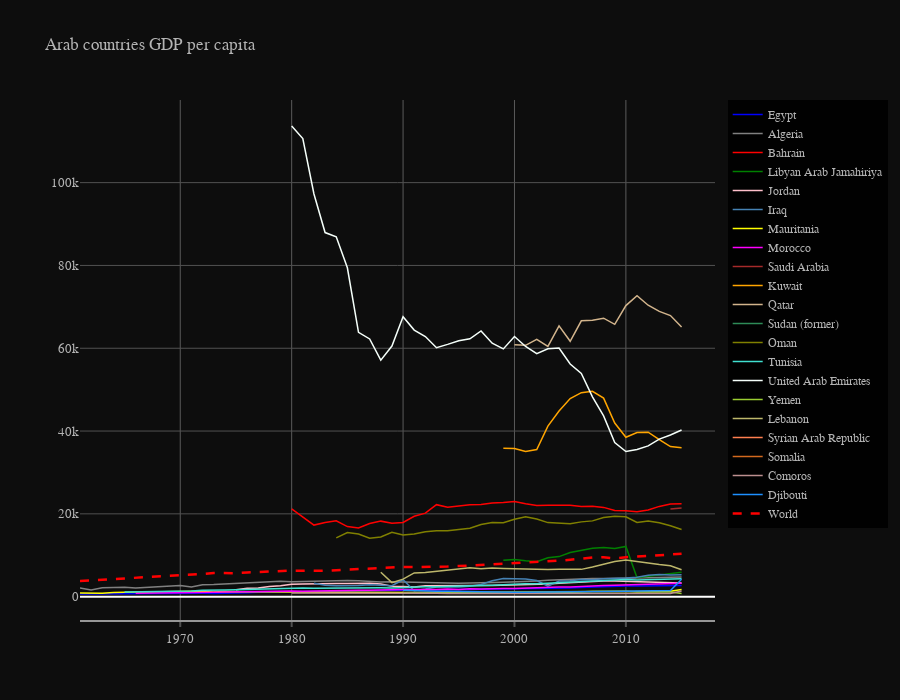

Notebook source saved alongside this figure:
### Markdown cell above
### GDP Analysis

##### Why is it important to know GDP?
Because GDP provides a direct indication of the health and growth of the economy, businesses can use GDP as a guide to their business strategy. Government entities, such as the Fed in the U.S., use the growth rate and other GDP stats as part of their decision process in determining what type of monetary policies to implement.
https://www.investopedia.com/terms/g/gdp.asp#toc-how-to-use-gdp-data

### Code cell
traces = []
annotations = []
for i in range(len(arab_countries)):
    country_by_record = extract_country_by_record(arab_df,arab_countries[i],'BiocapPerCap')
    traces.append(go.Scatter(
        x=country_by_record['year'],
        y=country_by_record['GDP'],
        mode='lines',
        line=dict(color=colors[i], width=1.5),
        text= arab_countries[i]+"<br>"+ country_by_record['GDP'].dropna().apply(lambda x:int(x)).astype(str)+" $",
        hoverinfo="text + x ",
        connectgaps=True,
        name =arab_countries[i],
        textfont=dict(family='Arial', size=12),
    ))

world_by_record = extract_country_by_record(df,'World','BiocapPerCap')
traces.append(go.Scatter(
        x=world_by_record['year'],
        y=world_by_record['GDP'],
        mode='lines',
        line=dict(color="rgb(255,0,0)", width=2.5, dash = 'dash'),
        text= "World"+"<br>"+ world_by_record['GDP'].dropna().apply(lambda x:int(x)).astype(str)+" $",
        hoverinfo="text + x ",
        connectgaps=True,
        name ="World",
        textfont=dict(family='Arial', size=12),
    ))
    
layout = go.Layout(
    title = "Arab countries GDP per capita",
    xaxis=dict(
        showline=True,
        showgrid=True,
        showticklabels=True,
        linecolor='rgb(150, 150, 150)',
        linewidth=2,
        gridcolor='rgb(90, 90, 90)',
        ticks='outside',
        tickcolor='rgb(80, 80, 80)',
        tickwidth=2,
        ticklen=5,
        tickfont=dict(
            family='Arial',
            size=13,
            color='rgb(180, 180, 180)',
        ),
    ),
    yaxis=dict(
        showgrid=True,
        zeroline=True,
        showline=False,
        gridcolor='rgb(80, 80, 80)',
        showticklabels=True,
        tickcolor='rgb(150, 150, 150)',
        tickwidth=2,
        ticklen=5,
        tickfont=dict(
            family='Arial',
            size=13,
            color='rgb(180, 180, 180)')
    ),
   font=dict(family='Arial', size=12,
             color='rgb(180, 180, 180)'),
    showlegend=True, 
    width = 900,
    height = 700,
    paper_bgcolor='rgba(0, 0, 0,.95)',
    plot_bgcolor='rgba(0, 0, 0,0)',
)
    
fig = go.Figure(data=traces, layout= layout)
py.iplot(fig)

### Figure 1 — Plotly figure (JSON) as saved in the notebook; plotly's stock layout.template omitted (floating-point values rounded to 4 significant figures)
{"data": [{"connectgaps": true, "hoverinfo": "text+x", "line": {"color": "blue", "width": 1.5}, "mode": "lines", "name": "Egypt", "text": ["Egypt<br>641 $", "Egypt<br>666 $", "Egypt<br>707 $", "Egypt<br>745 $", "Egypt<br>763 $", "Egypt<br>751 $", "Egypt<br>736 $", "Egypt<br>737 $", "Egypt<br>768 $", "Egypt<br>792 $", "Egypt<br>800 $", "Egypt<br>799 $", "Egypt<br>787 $", "Egypt<br>789 $", "Egypt<br>840 $", "Egypt<br>942 $", "Egypt<br>1038 $", "Egypt<br>1073 $", "Egypt<br>1111 $", "Egypt<br>1192 $", "Egypt<br>1206 $", "Egypt<br>1293 $", "Egypt<br>1353 $", "Egypt<br>1398 $", "Egypt<br>1451 $", "Egypt<br>1448 $", "Egypt<br>1444 $", "Egypt<br>1479 $", "Egypt<br>1512 $", "Egypt<br>1560 $", "Egypt<br>1540 $", "Egypt<br>1574 $", "Egypt<br>1587 $", "Egypt<br>1618 $", "Egypt<br>1661 $", "Egypt<br>1711 $", "Egypt<br>1772 $", "Egypt<br>1810 $", "Egypt<br>1885 $", "Egypt<br>1950 $", "Egypt<br>1982 $", "Egypt<br>1990 $", "Egypt<br>2015 $", "Egypt<br>2059 $", "Egypt<br>2112 $", "Egypt<br>2217 $", "Egypt<br>2333 $", "Egypt<br>2456 $", "Egypt<br>2524 $", "Egypt<br>2602 $", "Egypt<br>2593 $", "Egypt<br>2593 $", "Egypt<br>2591 $", "Egypt<br>2608 $", "Egypt<br>2703 $"], "textfont": {"family": "Arial", "size": 12}, "type": "scatter", "x": [1961, 1962, 1963, 1964, 1965, 1966, 1967, 1968, 1969, 1970, 1971, 1972, 1973, 1974, 1975, 1976, 1977, 1978, 1979, 1980, 1981, 1982, 1983, 1984, 1985, 1986, 1987, 1988, 1989, 1990, 1991, 1992, 1993, 1994, 1995, 1996, 1997, 1998, 1999, 2000, 2001, 2002, 2003, 2004, 2005, 2006, 2007, 2008, 2009, 2010, 2011, 2012, 2013, 2014, 2015, 2016, 2017, 2018], "y": [641.1, 666.8, 707.9, 745.5, 763.4, 751.4, 736.7, 737.6, 768.5, 792.4, 800.9, 799.1, 787.3, 789.3, 840.9, 942.2, 1039.0, 1073.0, 1111.0, 1193.0, 1207.0, 1293.0, 1353.0, 1398.0, 1451, 1449.0, 1445.0, 1480.0, 1513.0, 1560.0, 1541.0, 1575.0, 1588.0, 1619.0, 1661.0, 1711.0, 1772.0, 1810.0, 1886.0, 1951.0, 1982.0, 1991.0, 2016.0, 2059.0, 2112.0, 2217.0, 2333.0, 2457.0, 2524.0, 2602.0, 2594.0, 2593.0, 2591.0, 2608.0, 2704.0, null, null, null]}, {"connectgaps": true, "hoverinfo": "text+x", "line": {"color": "gray", "width": 1.5}, "mode": "lines", "name": "Algeria", "text": ["Algeria<br>2078 $", "Algeria<br>1628 $", "Algeria<br>2133 $", "Algeria<br>2200 $", "Algeria<br>2276 $", "Algeria<br>2107 $", "Algeria<br>2242 $", "Algeria<br>2414 $", "Algeria<br>2543 $", "Algeria<br>2691 $", "Algeria<br>2321 $", "Algeria<br>2877 $", "Algeria<br>2906 $", "Algeria<br>3039 $", "Algeria<br>3104 $", "Algeria<br>3270 $", "Algeria<br>3345 $", "Algeria<br>3548 $", "Algeria<br>3702 $", "Algeria<br>3620 $", "Algeria<br>3616 $", "Algeria<br>3729 $", "Algeria<br>3809 $", "Algeria<br>3900 $", "Algeria<br>3924 $", "Algeria<br>3825 $", "Algeria<br>3691 $", "Algeria<br>3554 $", "Algeria<br>3613 $", "Algeria<br>3550 $", "Algeria<br>3422 $", "Algeria<br>3403 $", "Algeria<br>3259 $", "Algeria<br>3164 $", "Algeria<br>3223 $", "Algeria<br>3297 $", "Algeria<br>3281 $", "Algeria<br>3397 $", "Algeria<br>3457 $", "Algeria<br>3541 $", "Algeria<br>3600 $", "Algeria<br>3754 $", "Algeria<br>3974 $", "Algeria<br>4091 $", "Algeria<br>4273 $", "Algeria<br>4282 $", "Algeria<br>4359 $", "Algeria<br>4390 $", "Algeria<br>4386 $", "Algeria<br>4463 $", "Algeria<br>4504 $", "Algeria<br>4564 $", "Algeria<br>4596 $", "Algeria<br>4675 $", "Algeria<br>4777 $"], "textfont": {"family": "Arial", "size": 12}, "type": "scatter", "x": [1961, 1962, 1963, 1964, 1965, 1966, 1967, 1968, 1969, 1970, 1971, 1972, 1973, 1974, 1975, 1976, 1977, 1978, 1979, 1980, 1981, 1982, 1983, 1984, 1985, 1986, 1987, 1988, 1989, 1990, 1991, 1992, 1993, 1994, 1995, 1996, 1997, 1998, 1999, 2000, 2001, 2002, 2003, 2004, 2005, 2006, 2007, 2008, 2009, 2010, 2011, 2012, 2013, 2014, 2015, 2016, 2017, 2018], "y": [2078.0, 1628.0, 2133.0, 2201.0, 2276.0, 2108.0, 2242.0, 2414.0, 2544.0, 2692.0, 2321.0, 2878.0, 2907.0, 3039.0, 3104.0, 3271.0, 3345.0, 3549.0, 3703.0, 3621.0, 3616.0, 3729.0, 3810.0, 3901.0, 3925.0, 3826.0, 3692.0, 3555.0, 3613.0, 3550.0, 3423.0, 3404.0, 3260.0, 3165.0, 3224.0, 3298.0, 3281.0, 3397.0, 3457.0, 3541.0, 3600.0, 3755.0, 3974.0, 4091.0, 4273.0, 4282.0, 4359.0, 4390.0, 4386.0, 4463.0, 4505.0, 4564.0, 4596.0, 4676.0, 4777.0, null, null, null]}, {"connectgaps": true, "hoverinfo": "text+x", "line": {"color": "red", "width": 1.5}, "mode": "lines", "name": "Bahrain", "text": ["Bahrain<br>21185 $", "Bahrain<br>19295 $", "Bahrain<br>17290 $", "Bahrain<br>17906 $", "Bahrain<br>18304 $", "Bahrain<br>16926 $", "Bahrain<br>16571 $", "Bahrain<br>17663 $", "Bahrain<br>18240 $", "Bahrain<br>17702 $", "Bahrain<br>17934 $", "Bahrain<br>19407 $", "Bahrain<br>20178 $", "Bahrain<br>22217 $", "Bahrain<br>21623 $", "Bahrain<br>21910 $", "Bahrain<br>22220 $", "Bahrain<br>22281 $", "Bahrain<br>22634 $", "Bahrain<br>22761 $", "Bahrain<br>22955 $", "Bahrain<br>22416 $", "Bahrain<br>22038 $", "Bahrain<br>22058 $", "Bahrain<br>22144 $", "Bahrain<br>22066 $", "Bahrain<br>21796 $", "Bahrain<br>21838 $", "Bahrain<br>21563 $", "Bahrain<br>20797 $", "Bahrain<br>20722 $", "Bahrain<br>20514 $", "Bahrain<br>20921 $", "Bahrain<br>21799 $", "Bahrain<br>22390 $", "Bahrain<br>22435 $"], "textfont": {"family": "Arial", "size": 12}, "type": "scatter", "x": [1980, 1981, 1982, 1983, 1984, 1985, 1986, 1987, 1988, 1989, 1990, 1991, 1992, 1993, 1994, 1995, 1996, 1997, 1998, 1999, 2000, 2001, 2002, 2003, 2004, 2005, 2006, 2007, 2008, 2009, 2010, 2011, 2012, 2013, 2014, 2015, 2016, 2017, 2018], "y": [21185, 19300.0, 17290.0, 17906, 18300.0, 16930.0, 16570.0, 17660.0, 18240.0, 17700.0, 17930.0, 19410.0, 20180.0, 22220.0, 21623, 21910.0, 22220.0, 22280.0, 22630.0, 22761, 22960.0, 22420.0, 22040.0, 22060.0, 22140.0, 22070.0, 21796, 21840.0, 21560.0, 20797, 20720.0, 20510.0, 20920.0, 21800.0, 22390.0, 22440.0, null, null, null]}, {"connectgaps": true, "hoverinfo": "text+x", "line": {"color": "green", "width": 1.5}, "mode": "lines", "name": "Libyan Arab Jamahiriya", "text": ["Libyan Arab Jamahiriya<br>8782 $", "Libyan Arab Jamahiriya<br>8967 $", "Libyan Arab Jamahiriya<br>8671 $", "Libyan Arab Jamahiriya<br>8453 $", "Libyan Arab Jamahiriya<br>9403 $", "Libyan Arab Jamahiriya<br>9670 $", "Libyan Arab Jamahiriya<br>10653 $", "Libyan Arab Jamahiriya<br>11175 $", "Libyan Arab Jamahiriya<br>11708 $", "Libyan Arab Jamahiriya<br>11856 $", "Libyan Arab Jamahiriya<br>11631 $", "Libyan Arab Jamahiriya<br>12120 $", "Libyan Arab Jamahiriya<br>4578 $", "Libyan Arab Jamahiriya<br>5899 $"], "textfont": {"family": "Arial", "size": 12}, "type": "scatter", "x": [1981, 1982, 1983, 1984, 1985, 1986, 1987, 1988, 1989, 1990, 1991, 1992, 1993, 1994, 1995, 1996, 1997, 1998, 1999, 2000, 2001, 2002, 2003, 2004, 2005, 2006, 2007, 2008, 2009, 2010, 2011, 2012, 2013, 2014, 2015, 2016, 2017, 2018], "y": [null, null, null, null, null, null, null, null, null, null, null, null, null, null, null, null, null, null, 8783.0, 8967.0, 8672.0, 8454.0, 9403.0, 9670.0, 10650.0, 11180.0, 11708, 11856, 11630.0, 12120.0, 4579.0, null, null, null, 5900.0, null, null, null]}, {"connectgaps": true, "hoverinfo": "text+x", "line": {"color": "pink", "width": 1.5}, "mode": "lines", "name": "Jordan", "text": ["Jordan<br>1663 $", "Jordan<br>2011 $", "Jordan<br>2087 $", "Jordan<br>2459 $", "Jordan<br>2608 $", "Jordan<br>3006 $", "Jordan<br>3036 $", "Jordan<br>3135 $", "Jordan<br>3068 $", "Jordan<br>3198 $", "Jordan<br>3176 $", "Jordan<br>3269 $", "Jordan<br>3238 $", "Jordan<br>3056 $", "Jordan<br>2534 $", "Jordan<br>2440 $", "Jordan<br>2357 $", "Jordan<br>2645 $", "Jordan<br>2622 $", "Jordan<br>2623 $", "Jordan<br>2678 $", "Jordan<br>2650 $", "Jordan<br>2672 $", "Jordan<br>2699 $", "Jordan<br>2743 $", "Jordan<br>2810 $", "Jordan<br>2906 $", "Jordan<br>3020 $", "Jordan<br>3082 $", "Jordan<br>3262 $", "Jordan<br>3417 $", "Jordan<br>3557 $", "Jordan<br>3687 $", "Jordan<br>3773 $", "Jordan<br>3786 $", "Jordan<br>3679 $", "Jordan<br>3578 $", "Jordan<br>3481 $", "Jordan<br>3401 $", "Jordan<br>3348 $", "Jordan<br>3305 $"], "textfont": {"family": "Arial", "size": 12}, "type": "scatter", "x": [1961, 1962, 1963, 1964, 1965, 1966, 1967, 1968, 1969, 1970, 1971, 1972, 1973, 1974, 1975, 1976, 1977, 1978, 1979, 1980, 1981, 1982, 1983, 1984, 1985, 1986, 1987, 1988, 1989, 1990, 1991, 1992, 1993, 1994, 1995, 1996, 1997, 1998, 1999, 2000, 2001, 2002, 2003, 2004, 2005, 2006, 2007, 2008, 2009, 2010, 2011, 2012, 2013, 2014, 2015, 2016, 2017, 2018], "y": [null, null, null, null, null, null, null, null, null, null, null, null, null, null, 1663.0, 2012.0, 2087.0, 2460.0, 2608.0, 3006.0, 3037.0, 3135.0, 3069.0, 3198.0, 3177.0, 3270.0, 3239.0, 3057.0, 2535.0, 2440.0, 2357.0, 2646.0, 2622.0, 2624.0, 2678.0, 2651.0, 2673.0, 2699.0, 2743.0, 2810.0, 2907.0, 3020.0, 3082.0, 3262.0, 3418.0, 3557.0, 3687.0, 3773.0, 3787.0, 3679.0, 3579.0, 3482.0, 3401.0, 3349.0, 3305.0, null, null, null]}, {"connectgaps": true, "hoverinfo": "text+x", "line": {"color": "steelblue", "width": 1.5}, "mode": "lines", "name": "Iraq", "text": ["Iraq<br>3248 $", "Iraq<br>2750 $", "Iraq<br>2641 $", "Iraq<br>2616 $", "Iraq<br>2676 $", "Iraq<br>2861 $", "Iraq<br>2798 $", "Iraq<br>2649 $", "Iraq<br>4079 $", "Iraq<br>1427 $", "Iraq<br>1840 $", "Iraq<br>2328 $", "Iraq<br>2345 $", "Iraq<br>2322 $", "Iraq<br>2500 $", "Iraq<br>2937 $", "Iraq<br>3839 $", "Iraq<br>4379 $", "Iraq<br>4311 $", "Iraq<br>4285 $", "Iraq<br>3880 $", "Iraq<br>2526 $", "Iraq<br>3792 $", "Iraq<br>3857 $", "Iraq<br>4143 $", "Iraq<br>4098 $", "Iraq<br>4325 $", "Iraq<br>4354 $", "Iraq<br>4502 $", "Iraq<br>4695 $", "Iraq<br>5178 $", "Iraq<br>5338 $", "Iraq<br>5203 $", "Iraq<br>5298 $"], "textfont": {"family": "Arial", "size": 12}, "type": "scatter", "x": [1982, 1983, 1984, 1985, 1986, 1987, 1988, 1989, 1990, 1991, 1992, 1993, 1994, 1995, 1996, 1997, 1998, 1999, 2000, 2001, 2002, 2003, 2004, 2005, 2006, 2007, 2008, 2009, 2010, 2011, 2012, 2013, 2014, 2015, 2016, 2017, 2018], "y": [3249.0, 2750.0, 2642.0, 2616.0, 2676.0, 2862.0, 2799.0, 2650.0, 4079.0, 1428.0, 1840.0, 2328.0, 2346.0, 2323.0, 2500.0, 2937.0, 3840.0, 4379.0, 4311.0, 4286.0, 3880.0, 2526.0, 3792.0, 3858.0, 4144.0, 4098.0, 4326.0, 4355.0, 4503.0, 4695.0, 5178.0, 5339.0, 5203.0, 5298.0, null, null, null]}, {"connectgaps": true, "hoverinfo": "text+x", "line": {"color": "yellow", "width": 1.5}, "mode": "lines", "name": "Mauritania", "text": ["Mauritania<br>888 $", "Mauritania<br>868 $", "Mauritania<br>827 $", "Mauritania<br>1025 $", "Mauritania<br>1157 $", "Mauritania<br>1126 $", "Mauritania<br>1132 $", "Mauritania<br>1212 $", "Mauritania<br>1191 $", "Mauritania<br>1296 $", "Mauritania<br>1282 $", "Mauritania<br>1236 $", "Mauritania<br>1145 $", "Mauritania<br>1248 $", "Mauritania<br>1150 $", "Mauritania<br>1213 $", "Mauritania<br>1156 $", "Mauritania<br>1118 $", "Mauritania<br>1138 $", "Mauritania<br>1143 $", "Mauritania<br>1149 $", "Mauritania<br>1090 $", "Mauritania<br>1099 $", "Mauritania<br>1034 $", "Mauritania<br>1035 $", "Mauritania<br>1064 $", "Mauritania<br>1055 $", "Mauritania<br>1044 $", "Mauritania<br>1065 $", "Mauritania<br>1018 $", "Mauritania<br>1009 $", "Mauritania<br>1001 $", "Mauritania<br>1031 $", "Mauritania<br>972 $", "Mauritania<br>1038 $", "Mauritania<br>1066 $", "Mauritania<br>992 $", "Mauritania<br>989 $", "Mauritania<br>1033 $", "Mauritania<br>998 $", "Mauritania<br>988 $", "Mauritania<br>966 $", "Mauritania<br>995 $", "Mauritania<br>1022 $", "Mauritania<br>1083 $", "Mauritania<br>1251 $", "Mauritania<br>1251 $", "Mauritania<br>1229 $", "Mauritania<br>1182 $", "Mauritania<br>1203 $", "Mauritania<br>1223 $", "Mauritania<br>1256 $", "Mauritania<br>1293 $", "Mauritania<br>1326 $", "Mauritania<br>1732 $"], "textfont": {"family": "Arial", "size": 12}, "type": "scatter", "x": [1961, 1962, 1963, 1964, 1965, 1966, 1967, 1968, 1969, 1970, 1971, 1972, 1973, 1974, 1975, 1976, 1977, 1978, 1979, 1980, 1981, 1982, 1983, 1984, 1985, 1986, 1987, 1988, 1989, 1990, 1991, 1992, 1993, 1994, 1995, 1996, 1997, 1998, 1999, 2000, 2001, 2002, 2003, 2004, 2005, 2006, 2007, 2008, 2009, 2010, 2011, 2012, 2013, 2014, 2015, 2016, 2017, 2018], "y": [888.0, 868.9, 827.3, 1026.0, 1157.0, 1126.0, 1133.0, 1212.0, 1192.0, 1296.0, 1282.0, 1236.0, 1146.0, 1248.0, 1151.0, 1213.0, 1157.0, 1118.0, 1139.0, 1144.0, 1150.0, 1091.0, 1100.0, 1034.0, 1036.0, 1065.0, 1055.0, 1044.0, 1065.0, 1018.0, 1009.0, 1001.0, 1032.0, 972.9, 1038.0, 1067.0, 992.6, 989.1, 1033.0, 998.1, 988.5, 966.5, 995.2, 1023.0, 1083.0, 1252.0, 1251.0, 1229.0, 1182.0, 1203.0, 1223.0, 1256.0, 1294.0, 1326.0, 1733.0, null, null, null]}, {"connectgaps": true, "hoverinfo": "text+x", "line": {"color": "magenta", "width": 1.5}, "mode": "lines", "name": "Morocco", "text": ["Morocco<br>815 $", "Morocco<br>875 $", "Morocco<br>939 $", "Morocco<br>995 $", "Morocco<br>1019 $", "Morocco<br>1053 $", "Morocco<br>1057 $", "Morocco<br>1072 $", "Morocco<br>1108 $", "Morocco<br>1166 $", "Morocco<br>1263 $", "Morocco<br>1308 $", "Morocco<br>1304 $", "Morocco<br>1334 $", "Morocco<br>1349 $", "Morocco<br>1293 $", "Morocco<br>1375 $", "Morocco<br>1361 $", "Morocco<br>1415 $", "Morocco<br>1466 $", "Morocco<br>1568 $", "Morocco<br>1531 $", "Morocco<br>1680 $", "Morocco<br>1695 $", "Morocco<br>1720 $", "Morocco<br>1811 $", "Morocco<br>1741 $", "Morocco<br>1699 $", "Morocco<br>1848 $", "Morocco<br>1722 $", "Morocco<br>1907 $", "Morocco<br>1853 $", "Morocco<br>1962 $", "Morocco<br>1958 $", "Morocco<br>1972 $", "Morocco<br>2091 $", "Morocco<br>2130 $", "Morocco<br>2230 $", "Morocco<br>2310 $", "Morocco<br>2358 $", "Morocco<br>2507 $", "Morocco<br>2566 $", "Morocco<br>2686 $", "Morocco<br>2765 $", "Morocco<br>2834 $", "Morocco<br>2942 $", "Morocco<br>2987 $", "Morocco<br>3077 $", "Morocco<br>3110 $", "Morocco<br>3222 $"], "textfont": {"family": "Arial", "size": 12}, "type": "scatter", "x": [1961, 1962, 1963, 1964, 1965, 1966, 1967, 1968, 1969, 1970, 1971, 1972, 1973, 1974, 1975, 1976, 1977, 1978, 1979, 1980, 1981, 1982, 1983, 1984, 1985, 1986, 1987, 1988, 1989, 1990, 1991, 1992, 1993, 1994, 1995, 1996, 1997, 1998, 1999, 2000, 2001, 2002, 2003, 2004, 2005, 2006, 2007, 2008, 2009, 2010, 2011, 2012, 2013, 2014, 2015, 2016, 2017, 2018], "y": [null, null, null, null, null, 815.5, 875.5, 939.7, 995.4, 1020.0, 1054.0, 1057.0, 1073.0, 1109.0, 1166.0, 1263.0, 1308.0, 1305.0, 1334.0, 1349.0, 1294.0, 1375.0, 1361.0, 1415.0, 1467.0, 1569.0, 1532.0, 1680.0, 1695.0, 1721.0, 1811.0, 1742.0, 1699.0, 1849.0, 1722.0, 1908.0, 1853.0, 1962.0, 1959.0, 1972.0, 2091.0, 2131.0, 2231.0, 2310.0, 2358.0, 2508.0, 2566.0, 2686.0, 2766.0, 2834.0, 2942.0, 2987.0, 3077.0, 3110.0, 3222.0, null, null, null]}, {"connectgaps": true, "hoverinfo": "text+x", "line": {"color": "brown", "width": 1.5}, "mode": "lines", "name": "Saudi Arabia", "text": ["Saudi Arabia<br>21183 $", "Saudi Arabia<br>21399 $"], "textfont": {"family": "Arial", "size": 12}, "type": "scatter", "x": [2014, 2015, 2016, 2017, 2018], "y": [21180.0, 21400.0, null, null, null]}, {"connectgaps": true, "hoverinfo": "text+x", "line": {"color": "orange", "width": 1.5}, "mode": "lines", "name": "Kuwait", "text": ["Kuwait<br>35824 $", "Kuwait<br>35792 $", "Kuwait<br>35051 $", "Kuwait<br>35522 $", "Kuwait<br>41189 $", "Kuwait<br>44820 $", "Kuwait<br>47847 $", "Kuwait<br>49268 $", "Kuwait<br>49588 $", "Kuwait<br>47965 $", "Kuwait<br>41936 $", "Kuwait<br>38497 $", "Kuwait<br>39652 $", "Kuwait<br>39733 $", "Kuwait<br>37924 $", "Kuwait<br>36259 $", "Kuwait<br>35969 $"], "textfont": {"family": "Arial", "size": 12}, "type": "scatter", "x": [1999, 2000, 2001, 2002, 2003, 2004, 2005, 2006, 2007, 2008, 2009, 2010, 2011, 2012, 2013, 2014, 2015, 2016, 2017, 2018], "y": [35820.0, 35790.0, 35050.0, 35520.0, 41190.0, 44820.0, 47850.0, 49270.0, 49590.0, 47965, 41940.0, 38500.0, 39650.0, 39730.0, 37920.0, 36260.0, 35970.0, null, null, null]}, {"connectgaps": true, "hoverinfo": "text+x", "line": {"color": "tan", "width": 1.5}, "mode": "lines", "name": "Qatar", "text": ["Qatar<br>60858 $", "Qatar<br>60707 $", "Qatar<br>62167 $", "Qatar<br>60460 $", "Qatar<br>65405 $", "Qatar<br>61688 $", "Qatar<br>66623 $", "Qatar<br>66761 $", "Qatar<br>67262 $", "Qatar<br>65769 $", "Qatar<br>70306 $", "Qatar<br>72671 $", "Qatar<br>70396 $", "Qatar<br>68899 $", "Qatar<br>67901 $", "Qatar<br>65137 $"], "textfont": {"family": "Arial", "size": 12}, "type": "scatter", "x": [1980, 1981, 1982, 1983, 1984, 1985, 1986, 1987, 1988, 1989, 1990, 1991, 1992, 1993, 1994, 1995, 1996, 1997, 1998, 1999, 2000, 2001, 2002, 2003, 2004, 2005, 2006, 2007, 2008, 2009, 2010, 2011, 2012, 2013, 2014, 2015, 2016, 2017, 2018], "y": [null, null, null, null, null, null, null, null, null, null, null, null, null, null, null, null, null, null, null, null, 60860.0, 60710.0, 62170.0, 60460.0, 65410.0, 61690.0, 66620.0, 66760.0, 67260.0, 65769, 70310.0, 72671, 70400.0, 68900.0, 67900.0, 65140.0, null, null, null]}, {"connectgaps": true, "hoverinfo": "text+x", "line": {"color": "seagreen", "width": 1.5}, "mode": "lines", "name": "Sudan (former)", "text": [], "textfont": {"family": "Arial", "size": 12}, "type": "scatter", "x": [1961, 1962, 1963, 1964, 1965, 1966, 1967, 1968, 1969, 1970, 1971, 1972, 1973, 1974, 1975, 1976, 1977, 1978, 1979, 1980, 1981, 1982, 1983, 1984, 1985, 1986, 1987, 1988, 1989, 1990, 1991, 1992, 1993, 1994, 1995, 1996, 1997, 1998, 1999, 2000, 2001, 2002, 2003, 2004, 2005, 2006, 2007, 2008, 2009, 2010], "y": [null, null, null, null, null, null, null, null, null, null, null, null, null, null, null, null, null, null, null, null, null, null, null, null, null, null, null, null, null, null, null, null, null, null, null, null, null, null, null, null, null, null, null, null, null, null, null, null, null, null]}, {"connectgaps": true, "hoverinfo": "text+x", "line": {"color": "olive", "width": 1.5}, "mode": "lines", "name": "Oman", "text": ["Oman<br>14210 $", "Oman<br>15473 $", "Oman<br>15148 $", "Oman<br>14097 $", "Oman<br>14419 $", "Oman<br>15531 $", "Oman<br>14903 $", "Oman<br>15127 $", "Oman<br>15659 $", "Oman<br>15894 $", "Oman<br>15923 $", "Oman<br>16295 $", "Oman<br>16549 $", "Oman<br>17445 $", "Oman<br>17889 $", "Oman<br>17843 $", "Oman<br>18698 $", "Oman<br>19308 $", "Oman<br>18772 $", "Oman<br>17881 $", "Oman<br>17671 $", "Oman<br>17631 $", "Oman<br>18063 $", "Oman<br>18302 $", "Oman<br>19112 $", "Oman<br>19408 $", "Oman<br>19280 $", "Oman<br>17914 $", "Oman<br>18300 $", "Oman<br>17830 $", "Oman<br>17132 $", "Oman<br>16226 $"], "textfont": {"family": "Arial", "size": 12}, "type": "scatter", "x": [1984, 1985, 1986, 1987, 1988, 1989, 1990, 1991, 1992, 1993, 1994, 1995, 1996, 1997, 1998, 1999, 2000, 2001, 2002, 2003, 2004, 2005, 2006, 2007, 2008, 2009, 2010, 2011, 2012, 2013, 2014, 2015, 2016, 2017, 2018], "y": [14210.0, 15473, 15150.0, 14100.0, 14420.0, 15530.0, 14900.0, 15130.0, 15660.0, 15890.0, 15920.0, 16300.0, 16549, 17450.0, 17890.0, 17843, 18700.0, 19310.0, 18770.0, 17880.0, 17670.0, 17630.0, 18060.0, 18300.0, 19110.0, 19410.0, 19280.0, 17914, 18300.0, 17830.0, 17130.0, 16230.0, null, null, null]}, {"connectgaps": true, "hoverinfo": "text+x", "line": {"color": "turquoise", "width": 1.5}, "mode": "lines", "name": "Tunisia", "text": ["Tunisia<br>1113 $", "Tunisia<br>1128 $", "Tunisia<br>1106 $", "Tunisia<br>1195 $", "Tunisia<br>1224 $", "Tunisia<br>1254 $", "Tunisia<br>1356 $", "Tunisia<br>1562 $", "Tunisia<br>1518 $", "Tunisia<br>1605 $", "Tunisia<br>1681 $", "Tunisia<br>1773 $", "Tunisia<br>1792 $", "Tunisia<br>1864 $", "Tunisia<br>1938 $", "Tunisia<br>2028 $", "Tunisia<br>2083 $", "Tunisia<br>2014 $", "Tunisia<br>2049 $", "Tunisia<br>2106 $", "Tunisia<br>2166 $", "Tunisia<br>2082 $", "Tunisia<br>2168 $", "Tunisia<br>2121 $", "Tunisia<br>2110 $", "Tunisia<br>2227 $", "Tunisia<br>2263 $", "Tunisia<br>2387 $", "Tunisia<br>2389 $", "Tunisia<br>2418 $", "Tunisia<br>2432 $", "Tunisia<br>2566 $", "Tunisia<br>2668 $", "Tunisia<br>2762 $", "Tunisia<br>2897 $", "Tunisia<br>3004 $", "Tunisia<br>3091 $", "Tunisia<br>3107 $", "Tunisia<br>3228 $", "Tunisia<br>3403 $", "Tunisia<br>3492 $", "Tunisia<br>3641 $", "Tunisia<br>3847 $", "Tunisia<br>3968 $", "Tunisia<br>4044 $", "Tunisia<br>4140 $", "Tunisia<br>4014 $", "Tunisia<br>4127 $", "Tunisia<br>4196 $", "Tunisia<br>4265 $", "Tunisia<br>4308 $"], "textfont": {"family": "Arial", "size": 12}, "type": "scatter", "x": [1961, 1962, 1963, 1964, 1965, 1966, 1967, 1968, 1969, 1970, 1971, 1972, 1973, 1974, 1975, 1976, 1977, 1978, 1979, 1980, 1981, 1982, 1983, 1984, 1985, 1986, 1987, 1988, 1989, 1990, 1991, 1992, 1993, 1994, 1995, 1996, 1997, 1998, 1999, 2000, 2001, 2002, 2003, 2004, 2005, 2006, 2007, 2008, 2009, 2010, 2011, 2012, 2013, 2014, 2015, 2016, 2017, 2018], "y": [null, null, null, null, 1113.0, 1129.0, 1107.0, 1196.0, 1225.0, 1254.0, 1357.0, 1563.0, 1519.0, 1605.0, 1682.0, 1774.0, 1793.0, 1864.0, 1938.0, 2029.0, 2083.0, 2015.0, 2049.0, 2107.0, 2167.0, 2082.0, 2169.0, 2121.0, 2110.0, 2227.0, 2264.0, 2388.0, 2390.0, 2418.0, 2432.0, 2566.0, 2669.0, 2763.0, 2898.0, 3005.0, 3091.0, 3107.0, 3228.0, 3403.0, 3492.0, 3642.0, 3847.0, 3968.0, 4045.0, 4140.0, 4015.0, 4127.0, 4197.0, 4265.0, 4308.0, null, null, null]}, {"connectgaps": true, "hoverinfo": "text+x", "line": {"color": "mintcream", "width": 1.5}, "mode": "lines", "name": "United Arab Emirates", "text": ["United Arab Emirates<br>113682 $", "United Arab Emirates<br>110645 $", "United Arab Emirates<br>97254 $", "United Arab Emirates<br>87942 $", "United Arab Emirates<br>86936 $", "United Arab Emirates<br>79439 $", "United Arab Emirates<br>63832 $", "United Arab Emirates<br>62248 $", "United Arab Emirates<br>57136 $", "United Arab Emirates<br>60523 $", "United Arab Emirates<br>67606 $", "United Arab Emirates<br>64386 $", "United Arab Emirates<br>62821 $", "United Arab Emirates<br>60133 $", "United Arab Emirates<br>60932 $", "United Arab Emirates<br>61818 $", "United Arab Emirates<br>62294 $", "United Arab Emirates<br>64176 $", "United Arab Emirates<br>61231 $", "United Arab Emirates<br>59845 $", "United Arab Emirates<br>62833 $", "United Arab Emirates<br>60434 $", "United Arab Emirates<br>58707 $", "United Arab Emirates<br>59867 $", "United Arab Emirates<br>60042 $", "United Arab Emirates<br>56199 $", "United Arab Emirates<br>53926 $", "United Arab Emirates<br>48260 $", "United Arab Emirates<br>43658 $", "United Arab Emirates<br>37203 $", "United Arab Emirates<br>35049 $", "United Arab Emirates<br>35550 $", "United Arab Emirates<br>36408 $", "United Arab Emirates<br>38064 $", "United Arab Emirates<br>39034 $", "United Arab Emirates<br>40247 $"], "textfont": {"family": "Arial", "size": 12}, "type": "scatter", "x": [1980, 1981, 1982, 1983, 1984, 1985, 1986, 1987, 1988, 1989, 1990, 1991, 1992, 1993, 1994, 1995, 1996, 1997, 1998, 1999, 2000, 2001, 2002, 2003, 2004, 2005, 2006, 2007, 2008, 2009, 2010, 2011, 2012, 2013, 2014, 2015, 2016, 2017, 2018], "y": [113682, 110645, 97250.0, 87940.0, 86940.0, 79440.0, 63830.0, 62250.0, 57140.0, 60520.0, 67610.0, 64390.0, 62820.0, 60130.0, 60930.0, 61820.0, 62290.0, 64180.0, 61230.0, 59845, 62830.0, 60430.0, 58707, 59870.0, 60040.0, 56199, 53930.0, 48260, 43660.0, 37200.0, 35050.0, 35550.0, 36410.0, 38064, 39030.0, 40250.0, null, null, null]}, {"connectgaps": true, "hoverinfo": "text+x", "line": {"color": "yellowgreen", "width": 1.5}, "mode": "lines", "name": "Yemen", "text": ["Yemen<br>972 $", "Yemen<br>984 $", "Yemen<br>1012 $", "Yemen<br>1000 $", "Yemen<br>1018 $", "Yemen<br>1032 $", "Yemen<br>1041 $", "Yemen<br>1061 $", "Yemen<br>1092 $", "Yemen<br>1102 $", "Yemen<br>1138 $", "Yemen<br>1148 $", "Yemen<br>1160 $", "Yemen<br>1170 $", "Yemen<br>1182 $", "Yemen<br>1214 $", "Yemen<br>1219 $", "Yemen<br>1225 $", "Yemen<br>1235 $", "Yemen<br>1249 $", "Yemen<br>1309 $", "Yemen<br>1112 $", "Yemen<br>1108 $", "Yemen<br>1132 $", "Yemen<br>1101 $", "Yemen<br>785 $"], "textfont": {"family": "Arial", "size": 12}, "type": "scatter", "x": [1961, 1962, 1963, 1964, 1965, 1966, 1967, 1968, 1969, 1970, 1971, 1972, 1973, 1974, 1975, 1976, 1977, 1978, 1979, 1980, 1981, 1982, 1983, 1984, 1985, 1986, 1987, 1988, 1989, 1990, 1991, 1992, 1993, 1994, 1995, 1996, 1997, 1998, 1999, 2000, 2001, 2002, 2003, 2004, 2005, 2006, 2007, 2008, 2009, 2010, 2011, 2012, 2013, 2014, 2015, 2016, 2017, 2018], "y": [null, null, null, null, null, null, null, null, null, null, null, null, null, null, null, null, null, null, null, null, null, null, null, null, null, null, null, null, null, 972.6, 984.4, 1012.0, 1001.0, 1019.0, 1033.0, 1042.0, 1061.0, 1093.0, 1103.0, 1138.0, 1148.0, 1160.0, 1170.0, 1183.0, 1215.0, 1219.0, 1225.0, 1236.0, 1249.0, 1309.0, 1112.0, 1109.0, 1132.0, 1101.0, 785.3, null, null, null]}, {"connectgaps": true, "hoverinfo": "text+x", "line": {"color": "darkkhaki", "width": 1.5}, "mode": "lines", "name": "Lebanon", "text": ["Lebanon<br>5885 $", "Lebanon<br>3376 $", "Lebanon<br>4230 $", "Lebanon<br>5742 $", "Lebanon<br>5852 $", "Lebanon<br>6091 $", "Lebanon<br>6416 $", "Lebanon<br>6703 $", "Lebanon<br>6961 $", "Lebanon<br>6754 $", "Lebanon<br>6949 $", "Lebanon<br>6824 $", "Lebanon<br>6747 $", "Lebanon<br>6749 $", "Lebanon<br>6656 $", "Lebanon<br>6539 $", "Lebanon<br>6636 $", "Lebanon<br>6606 $", "Lebanon<br>6592 $", "Lebanon<br>7157 $", "Lebanon<br>7859 $", "Lebanon<br>8501 $", "Lebanon<br>8858 $", "Lebanon<br>8450 $", "Lebanon<br>8107 $", "Lebanon<br>7753 $", "Lebanon<br>7447 $", "Lebanon<br>6487 $"], "textfont": {"family": "Arial", "size": 12}, "type": "scatter", "x": [1961, 1962, 1963, 1964, 1965, 1966, 1967, 1968, 1969, 1970, 1971, 1972, 1973, 1974, 1975, 1976, 1977, 1978, 1979, 1980, 1981, 1982, 1983, 1984, 1985, 1986, 1987, 1988, 1989, 1990, 1991, 1992, 1993, 1994, 1995, 1996, 1997, 1998, 1999, 2000, 2001, 2002, 2003, 2004, 2005, 2006, 2007, 2008, 2009, 2010, 2011, 2012, 2013, 2014, 2015, 2016, 2017, 2018], "y": [null, null, null, null, null, null, null, null, null, null, null, null, null, null, null, null, null, null, null, null, null, null, null, null, null, null, null, 5885.0, 3377.0, 4231.0, 5742.0, 5853.0, 6092.0, 6416.0, 6703.0, 6961.0, 6754.0, 6949.0, 6824.0, 6748.0, 6749.0, 6657.0, 6540.0, 6636.0, 6606.0, 6593.0, 7158.0, 7860.0, 8501.0, 8858.0, 8450.0, 8107.0, 7754.0, 7447.0, 6488.0, null, null, null]}, {"connectgaps": true, "hoverinfo": "text+x", "line": {"color": "coral", "width": 1.5}, "mode": "lines", "name": "Syrian Arab Republic", "text": ["Syrian Arab Republic<br>6693 $"], "textfont": {"family": "Arial", "size": 12}, "type": "scatter", "x": [1961, 1962, 1963, 1964, 1965, 1966, 1967, 1968, 1969, 1970, 1971, 1972, 1973, 1974, 1975, 1976, 1977, 1978, 1979, 1980, 1981, 1982, 1983, 1984, 1985, 1986, 1987, 1988, 1989, 1990, 1991, 1992, 1993, 1994, 1995, 1996, 1997, 1998, 1999, 2000, 2001, 2002, 2003, 2004, 2005, 2006, 2007, 2008, 2009, 2010, 2011, 2012, 2013, 2014, 2015, 2016, 2017, 2018], "y": [null, null, null, null, null, null, null, null, null, null, null, null, null, null, null, null, null, null, null, null, null, null, null, null, null, null, null, null, null, null, null, null, null, null, null, null, null, null, null, null, null, null, null, null, null, null, null, null, null, null, null, null, null, null, 6694.0, null, null, null]}, {"connectgaps": true, "hoverinfo": "text+x", "line": {"color": "chocolate", "width": 1.5}, "mode": "lines", "name": "Somalia", "text": ["Somalia<br>7556 $"], "textfont": {"family": "Arial", "size": 12}, "type": "scatter", "x": [1961, 1962, 1963, 1964, 1965, 1966, 1967, 1968, 1969, 1970, 1971, 1972, 1973, 1974, 1975, 1976, 1977, 1978, 1979, 1980, 1981, 1982, 1983, 1984, 1985, 1986, 1987, 1988, 1989, 1990, 1991, 1992, 1993, 1994, 1995, 1996, 1997, 1998, 1999, 2000, 2001, 2002, 2003, 2004, 2005, 2006, 2007, 2008, 2009, 2010, 2011, 2012, 2013, 2014, 2015, 2016, 2017, 2018], "y": [null, null, null, null, null, null, null, null, null, null, null, null, null, null, null, null, null, null, null, null, null, null, null, null, null, null, null, null, null, null, null, null, null, null, null, null, null, null, null, null, null, null, null, null, null, null, null, null, null, null, null, null, null, null, 7557.0, null, null, null]}, {"connectgaps": true, "hoverinfo": "text+x", "line": {"color": "rosybrown", "width": 1.5}, "mode": "lines", "name": "Comoros", "text": ["Comoros<br>873 $", "Comoros<br>878 $", "Comoros<br>908 $", "Comoros<br>926 $", "Comoros<br>938 $", "Comoros<br>932 $", "Comoros<br>923 $", "Comoros<br>911 $", "Comoros<br>908 $", "Comoros<br>853 $", "Comoros<br>871 $", "Comoros<br>800 $", "Comoros<br>843 $", "Comoros<br>844 $", "Comoros<br>777 $", "Comoros<br>782 $", "Comoros<br>751 $", "Comoros<br>761 $", "Comoros<br>751 $", "Comoros<br>746 $", "Comoros<br>806 $", "Comoros<br>805 $", "Comoros<br>804 $", "Comoros<br>801 $", "Comoros<br>798 $", "Comoros<br>801 $", "Comoros<br>803 $", "Comoros<br>790 $", "Comoros<br>774 $", "Comoros<br>770 $", "Comoros<br>769 $", "Comoros<br>770 $", "Comoros<br>774 $", "Comoros<br>782 $", "Comoros<br>779 $", "Comoros<br>1353 $"], "textfont": {"family": "Arial", "size": 12}, "type": "scatter", "x": [1961, 1962, 1963, 1964, 1965, 1966, 1967, 1968, 1969, 1970, 1971, 1972, 1973, 1974, 1975, 1976, 1977, 1978, 1979, 1980, 1981, 1982, 1983, 1984, 1985, 1986, 1987, 1988, 1989, 1990, 1991, 1992, 1993, 1994, 1995, 1996, 1997, 1998, 1999, 2000, 2001, 2002, 2003, 2004, 2005, 2006, 2007, 2008, 2009, 2010, 2011, 2012, 2013, 2014, 2015, 2016, 2017, 2018], "y": [null, null, null, null, null, null, null, null, null, null, null, null, null, null, null, null, null, null, null, 873.1, 879.0, 908.4, 926.2, 938.2, 932.9, 923.2, 911.2, 908.4, 853.9, 871.2, 800.4, 843.6, 844.2, 777.1, 783.0, 751.9, 761.5, 751.1, 746.1, 806.4, 805.2, 804.2, 801.8, 798.0, 801.3, 803.1, 790.4, 774.7, 771.0, 769.2, 770.3, 774.5, 782.5, 779.8, 1354.0, null, null, null]}, {"connectgaps": true, "hoverinfo": "text+x", "line": {"color": "dodgerblue", "width": 1.5}, "mode": "lines", "name": "Djibouti", "text": ["Djibouti<br>1561 $", "Djibouti<br>1453 $", "Djibouti<br>1434 $", "Djibouti<br>1331 $", "Djibouti<br>1310 $", "Djibouti<br>1249 $", "Djibouti<br>1173 $", "Djibouti<br>1133 $", "Djibouti<br>1102 $", "Djibouti<br>1094 $", "Djibouti<br>1072 $", "Djibouti<br>1071 $", "Djibouti<br>1080 $", "Djibouti<br>1096 $", "Djibouti<br>1120 $", "Djibouti<br>1137 $", "Djibouti<br>1172 $", "Djibouti<br>1212 $", "Djibouti<br>1261 $", "Djibouti<br>1303 $", "Djibouti<br>1325 $", "Djibouti<br>1361 $", "Djibouti<br>1402 $", "Djibouti<br>1447 $", "Djibouti<br>1508 $", "Djibouti<br>4185 $"], "textfont": {"family": "Arial", "size": 12}, "type": "scatter", "x": [1961, 1962, 1963, 1964, 1965, 1966, 1967, 1968, 1969, 1970, 1971, 1972, 1973, 1974, 1975, 1976, 1977, 1978, 1979, 1980, 1981, 1982, 1983, 1984, 1985, 1986, 1987, 1988, 1989, 1990, 1991, 1992, 1993, 1994, 1995, 1996, 1997, 1998, 1999, 2000, 2001, 2002, 2003, 2004, 2005, 2006, 2007, 2008, 2009, 2010, 2011, 2012, 2013, 2014, 2015, 2016, 2017, 2018], "y": [null, null, null, null, null, null, null, null, null, null, null, null, null, null, null, null, null, null, null, null, null, null, null, null, null, null, null, null, null, 1561, 1454.0, 1434.0, 1332.0, 1311.0, 1249.0, 1173.0, 1134.0, 1102.0, 1095.0, 1073.0, 1072.0, 1080.0, 1096.0, 1121.0, 1138.0, 1173.0, 1213.0, 1262.0, 1303.0, 1326.0, 1362.0, 1403.0, 1447.0, 1508.0, 4186.0, null, null, null]}, {"connectgaps": true, "hoverinfo": "text+x", "line": {"color": "rgb(255,0,0)", "dash": "dash", "width": 2.5}, "mode": "lines", "name": "World", "text": ["World<br>3799 $", "World<br>3943 $", "World<br>4064 $", "World<br>4248 $", "World<br>4394 $", "World<br>4553 $", "World<br>4659 $", "World<br>4849 $", "World<br>5040 $", "World<br>5167 $", "World<br>5280 $", "World<br>5472 $", "World<br>5717 $", "World<br>5719 $", "World<br>5657 $", "World<br>5856 $", "World<br>5986 $", "World<br>6118 $", "World<br>6261 $", "World<br>6274 $", "World<br>6284 $", "World<br>6195 $", "World<br>6233 $", "World<br>6404 $", "World<br>6538 $", "World<br>6637 $", "World<br>6753 $", "World<br>6944 $", "World<br>7081 $", "World<br>7170 $", "World<br>7154 $", "World<br>7170 $", "World<br>7175 $", "World<br>7281 $", "World<br>7391 $", "World<br>7532 $", "World<br>7700 $", "World<br>7786 $", "World<br>7932 $", "World<br>8172 $", "World<br>8223 $", "World<br>8294 $", "World<br>8429 $", "World<br>8694 $", "World<br>8916 $", "World<br>9187 $", "World<br>9459 $", "World<br>9513 $", "World<br>9234 $", "World<br>9516 $", "World<br>9703 $", "World<br>9821 $", "World<br>9960 $", "World<br>10119 $", "World<br>10346 $"], "textfont": {"family": "Arial", "size": 12}, "type": "scatter", "x": [1961, 1962, 1963, 1964, 1965, 1966, 1967, 1968, 1969, 1970, 1971, 1972, 1973, 1974, 1975, 1976, 1977, 1978, 1979, 1980, 1981, 1982, 1983, 1984, 1985, 1986, 1987, 1988, 1989, 1990, 1991, 1992, 1993, 1994, 1995, 1996, 1997, 1998, 1999, 2000, 2001, 2002, 2003, 2004, 2005, 2006, 2007, 2008, 2009, 2010, 2011, 2012, 2013, 2014, 2015, 2016, 2017, 2018], "y": [3800.0, 3943.0, 4065.0, 4248.0, 4395.0, 4554.0, 4659.0, 4849.0, 5040.0, 5167.0, 5280.0, 5473.0, 5718.0, 5720.0, 5658.0, 5857.0, 5986.0, 6118.0, 6262.0, 6274.0, 6284.0, 6196.0, 6234.0, 6404.0, 6538.0, 6637.0, 6754.0, 6945.0, 7082.0, 7170.0, 7155.0, 7170.0, 7175.0, 7281.0, 7391.0, 7532.0, 7701.0, 7787.0, 7933.0, 8173.0, 8224.0, 8295.0, 8429.0, 8694.0, 8917.0, 9187.0, 9460.0, 9513.0, 9234.0, 9516.0, 9703.0, 9822.0, 9961.0, 10120.0, 10350.0, null, null, null]}], "layout": {"font": {"color": "rgb(180, 180, 180)", "family": "Arial", "size": 12}, "height": 700, "paper_bgcolor": "rgba(0, 0, 0,.95)", "plot_bgcolor": "rgba(0, 0, 0,0)", "showlegend": true, "title": {"text": "Arab countries GDP per capita"}, "width": 900, "xaxis": {"gridcolor": "rgb(90, 90, 90)", "linecolor": "rgb(150, 150, 150)", "linewidth": 2, "showgrid": true, "showline": true, "showticklabels": true, "tickcolor": "rgb(80, 80, 80)", "tickfont": {"color": "rgb(180, 180, 180)", "family": "Arial", "size": 13}, "ticklen": 5, "ticks": "outside", "tickwidth": 2}, "yaxis": {"gridcolor": "rgb(80, 80, 80)", "showgrid": true, "showline": false, "showticklabels": true, "tickcolor": "rgb(150, 150, 150)", "tickfont": {"color": "rgb(180, 180, 180)", "family": "Arial", "size": 13}, "ticklen": 5, "tickwidth": 2, "zeroline": true}}}
